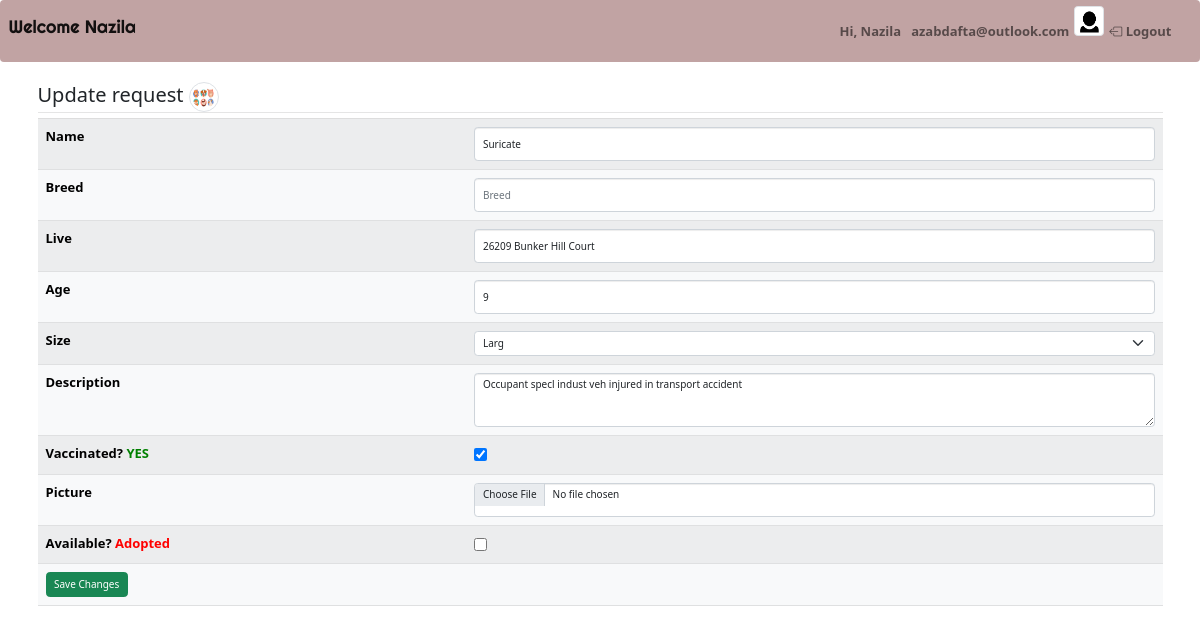
Screenshot of /adminPanel/updatePet.php?id=6 (signed in) with the database file from the repository.
### tables this page shows
CREATE TABLE `user` (
  `id` int(11) NOT NULL,
  `first_name` varchar(255) NOT NULL,
  `last_name` varchar(255) NOT NULL,
  `email` varchar(255) NOT NULL,
  `password` varchar(255) NOT NULL,
  `phone_number` varchar(20) NOT NULL,
  `address` varchar(255) NOT NULL,
  `picture` varchar(255) NOT NULL,
  `status` varchar(5) NOT NULL DEFAULT 'user'
);

CREATE TABLE `animal` (
  `id` int(11) NOT NULL,
  `name` varchar(255) NOT NULL DEFAULT 'Default-Empty',
  `picture` varchar(255) NOT NULL,
  `breed` varchar(255) DEFAULT NULL,
  `live` varchar(255) NOT NULL DEFAULT 'Default-Empty',
  `description` varchar(255) NOT NULL DEFAULT 'Default-Empty',
  `size` varchar(255) NOT NULL DEFAULT 'Default-Empty',
  `age` int(11) NOT NULL DEFAULT 0,
  `vaccinated` tinyint(1) NOT NULL DEFAULT 1,
  `status` tinyint(1) NOT NULL DEFAULT 1
);

### adminPanel/updatePet.php (the view, shortened to what this page needs)
<?php
require_once "../components/db_connect.php";
$res = mysqli_query($connect, "SELECT * FROM user WHERE id=" . $_SESSION['admin']);
$rowUser = mysqli_fetch_array($res, MYSQLI_ASSOC);
if ($_GET['id']) {
    $id = $_GET['id'];
    $sql = "SELECT * FROM animal WHERE id = {$id}";
    $result = mysqli_query($connect, $sql);
    if (mysqli_num_rows($result) == 1) {
        $row = mysqli_fetch_assoc($result);
        $name = $row['name'];
        $breed = $row['breed'];
        $live = $row['live'];
        $description = $row['description'];
        $size = $row['size'];
        $age = $row['age'];
        $picture = $row['picture'];
        if ($row['status'] == 1) {
            $val = 1;
            $Ava = 'Available';
            $colorspan = 'green';
        } else {
            $val = '';
            $Ava = 'Adopted';
            $colorspan = 'red';
        }
        if ($row['vaccinated'] == 1) {
            $vacc = 1;
            $vaccinated = 'YES';
            $colorspanvacc = 'green';
        } else {
            $vacc = '';
            $vaccinated = 'NO';
            $colorspanvacc = 'red';
        }
    } else {
        header("location: error.php");
    }
} else {
    header("location: error.php");
}
?>
<!DOCTYPE html>
<html>
<head>
    <link rel="stylesheet" href="https://cdnjs.cloudflare.com/ajax/libs/twitter-bootstrap/3.3.7/css/bootstrap.min.css">
    <link rel="stylesheet" href="../components/Css/admin.css">
    <?php include "../components/boot.php"; ?>
</head>
<body>
<nav class="navbar navbar-expand-lg" style="background-color: #C1A3A3;">
        <div class="container-fluid">
            <a class="navbar-brand txtFont" style="font-size: 1.8rem;line-height:2;">Welcome <?= $rowUser['first_name']; ?></a>
            <div class="collapse navbar-collapse" id="navbarNav">
                <ul class="navbar-nav">
                    <li class="nav-item">
                        <a class="nav-link active" aria-current="page"></a>
                    </li>
                    <li class="nav-item">
                        <a class="nav-link"></a>
                    </li>
                    <li class="nav-item">
                        <a class="nav-link"></a>
                    </li>
                </ul>
            </div>
            <div class="collapse navbar-collapse justify-content-end ps-5" id="navbarNav">
                <ul class="navbar-nav">
                    <li class="nav-item">
                        <a class="nav-link rightLogin">Hi, <?= $rowUser['first_name']; ?></a>
                    </li>
                    <li class="nav-item">
                        <a class="nav-link rightLogin"><?= $rowUser['email']; ?></a>
                    </li>
                    <li class="nav-item">
                        <img class="img-thumbnail userImage" src="../pictures/<?= $rowUser['picture']; ?>">
                    </li>
                    <li class="nav-item">
                        <a class="nav-link rightLogin" href="../logout.php?logout"><i class="bi bi-box-arrow-left"></i> Logout</a>
                    </li>
                </ul>
            </div>
        </div>
    </nav>
    <div class="container">
        <fieldset>
            <legend class='h2'>Update request <img class='img-thumbnail rounded-circle userImage' src='../pictures/<?= $picture ?>'></legend>
            <form action="actions/a_updatePet.php" method="post" enctype="multipart/form-data">
                <table class='table table-striped table-light'>
                    <tr>
                        <th>Name</th>
                        <td><input class='form-control' type="text" name="name" placeholder="Name" value="<?= $name ?>" /></td>
                    </tr>
                    <tr>
                        <th>Breed</th>
                        <td><input class='form-control' type="text" name="breed" placeholder="Breed" value="<?= $breed ?>" /></td>
                    </tr>
                    <tr>
                        <th>Live</th>
                        <td><input class='form-control' type="text" name="live" placeholder="Live" value="<?= $live ?>" /></td>
                    </tr>
                    <tr>
                        <th>Age</th>
                        <td><input class='form-control' type="text" name="age" placeholder="Age" value="<?= $age ?>" /></td>
                    </tr>
                    <tr>
                        <th>Size</th>
                        <td><select class="form-select" aria-label="multiple select example" name="size">
                                <option selected value="<?= $size ?>"><?= $size ?></option>
                            </select></td>
                    </tr>
                    <tr>
                        <th>Description</th>
                        <td><textarea class="form-control" rows="3" name="description" placeholder="Description"><?= $description ?></textarea></td>
                    </tr>
                    <tr>
                        <th>Vaccinated? <span style='color:<?= $colorspanvacc ?>'><?= $vaccinated ?></span></th>
                        <td><input type="checkbox" name="vaccinated" <?= ($vacc == 1) ? 'checked= checked' : ''; ?> /></td>
                    </tr>
                    <tr>
                        <th>Picture</th>
                        <td><input class='form-control' type="file" name="picture" /></td>
                    </tr>
                    <tr>
                        <th>Available? <span style='color:<?= $colorspan ?>'><?= $Ava ?></span></th>
                        <td><input type="checkbox" name="status" <?= ($val == 1) ? 'checked= checked' : ''; ?> /></td>
                    </tr>
                    <tr>
                        <td><button class="btn btn-success" type="submit">Save Changes</button></td>
                        <td></td>
                    </tr>
                </table>
            </form>
        </fieldset>
    </body>
</html>

### components/css/admin.css (style rules this page uses)
* { margin: 0; padding: 0; box-sizing: 0; font-size: 1.3rem; }
body { background: #f4f4f4; }
body nav .txtFont { font-family: "Righteous", cursive; font-size: 1.3rem; }
body nav .collapse { font-size: 1.5rem; font-weight: 600; }

### adminPanel/updatePet.php (style rules this page uses)
.userImage { width: 3rem; height: 3rem; }

### rows the page displays
user: first_name "Nazila", email "azabdafta@outlook.com", picture (picture)
animal: picture (picture), name "Suricate", live "26209 Bunker Hill Court", age "9", size "Larg", description "Occupant specl indust veh injured in transport accident", vaccinated "YES", vaccinated "☑", status "Adopted"
